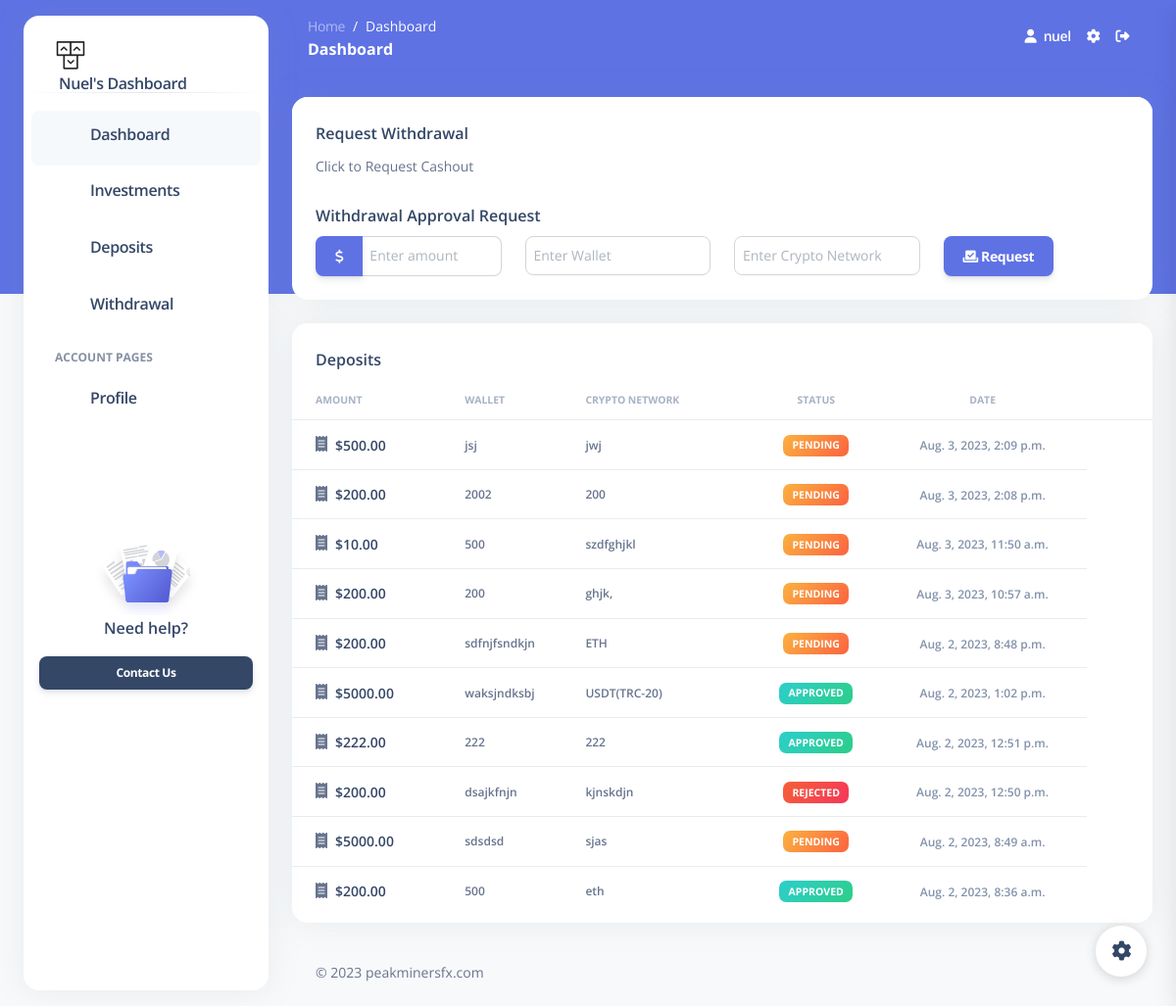
The page /dashboard/withdrawal (signed in) on the database its author committed.
### core/models.py (models this page shows, shortened)
class User(AbstractUser):
    balance = models.DecimalField(max_digits=12, decimal_places=2, default=0.00)
    country = CountryField()
    gender = models.CharField(max_length=10, choices=GENDER_CHOICES)
    groups = models.ManyToManyField(
        "auth.Group", related_name="custom_user_set", blank=True
    )
    user_permissions = models.ManyToManyField(
        "auth.Permission", related_name="custom_user_set", blank=True
    )
    class Meta:
        ordering = ["balance"]

class Withdrawal(models.Model):
    user = models.ForeignKey(User, on_delete=models.CASCADE)
    amount = models.DecimalField(max_digits=12, decimal_places=2)
    created_at = models.DateTimeField(auto_now_add=True)
    status = models.CharField(
        max_length=20, choices=STATUS_CHOICES, default=STATUS_CHOICES[0][1]
    )
    wallet = models.CharField(max_length=200)
    crypto_network = models.CharField(max_length=100)
    class Meta:
        ordering = ["-created_at"]

### dashboard/views.py (the view, shortened to what this page needs)
# urls.py: path("withdrawal", WithdrawalView.as_view(), name="withdrawal"),
class WithdrawalView(LoginRequiredMixin, FormView):
    template_name = "dashboard/withdrawal.html"
    form_class = WithdrawalForm
    success_url = reverse_lazy("withdrawal")
    def get_context_data(self, **kwargs: Any) -> Dict[str, Any]:
        context = super().get_context_data(**kwargs)
        context["withdrawals"] = Withdrawal.objects.filter(user=self.request.user)
        return context

### dashboard/forms.py
class WithdrawalForm(forms.ModelForm):
    amount = forms.CharField(
        max_length=100,
        widget=forms.TextInput(
            attrs={"placeholder": "Enter amount", "class": "form-control px-2"}
        ),
        label="Amount",  # Change the label to "Amount"
    )
    wallet = forms.CharField(
        max_length=100,
        widget=forms.TextInput(
            attrs={"placeholder": "Enter Wallet", "class": "form-control px-2"}
        ),
        label="Amount",  # Change the label to "Amount"
    )
    crypto_network = forms.CharField(
        max_length=100,
        widget=forms.TextInput(
            attrs={"placeholder": "Enter Crypto Network", "class": "form-control px-2"}
        ),
        label="Amount",  # Change the label to "Amount"
    )
    class Meta:
        model = Withdrawal
        fields = ["amount", "wallet", "crypto_network"]

### dashboard/templates/dashboard/withdrawal.html (shortened to what this page needs)
{%extends 'dashboard/base.html'%} {%load static%} {%block content%}
<div class="container-fluid py-4">
  <div class="row">
    <div class="col-12">
      <div class="card mb-4">
        <div class="card-header pb-0">
          <div class="mb-4">
            <h6>Request Withdrawal</h6>
            <small
              >Click to Request Cashout</small
            >
          </div>
        </div>
        <div class="card-body px-4 pt-0 pb-2">
          <h6>Withdrawal Approval Request</h6>
          <form method="post">
            <div class="row">
              <div class="col-md-3">
                <div class="input-group mb-3">
                  <button
                    class="btn btn-icon btn-3 btn-primary mb-0"
                    type="button"
                    id="button-addon1"
                  >
                    <i class="fa-solid fa-dollar-sign"></i>
                  </button>
                  {{ form.amount }}
                </div>
              </div>
              <div class="col-md-3">{{ form.wallet }}</div>
              <div class="col-md-3">{{ form.crypto_network }}</div>
              <div class="col-md-3">
                <button class="btn btn-icon btn-3 btn-primary" type="submit">
                  <span class="btn-inner--icon"
                    ><i class="fa fa-check-to-slot"></i
                  ></span>
                  <span class="btn-inner--text">Request</span>
                </button>
              </div>
            </div>
          </form>
        </div>
      </div>
    </div>
  </div>
  <div class="row">
    <div class="col-12">
      <div class="card mb-4">
        <div class="card-header pb-0">
          <h6>Deposits</h6>
        </div>
        <div class="card-body px-0 pt-0 pb-2">
          <div class="table-responsive p-0">
            <table class="table align-items-center mb-0">
              <thead>
                <tr>
                  <th
                    class="text-uppercase text-secondary text-xxs font-weight-bolder opacity-7"
                  >
                    Amount
                  </th>
                  <th
                    class="text-uppercase text-secondary text-xxs font-weight-bolder opacity-7 ps-2"
                  >
                  Wallet
                  </th>
                  <th
                    class="text-uppercase text-secondary text-xxs font-weight-bolder opacity-7 ps-2"
                  >
                  Crypto Network
                  </th>
                  <th
                    class="text-center text-uppercase text-secondary text-xxs font-weight-bolder opacity-7"
                  >
                    Status
                  </th>
                  <th
                    class="text-center text-uppercase text-secondary text-xxs font-weight-bolder opacity-7"
                  >
                    Date
                  </th>
                  <th class="text-secondary opacity-7"></th>
                </tr>
              </thead>
              <tbody>
                {%for w in withdrawals%}
                <tr>
                  <td>
                    <div class="d-flex px-2 py-1">
                      <div class="px-2">
                        <i class="fa-solid fa-receipt"></i>
                      </div>
                      <div class="d-flex flex-column justify-content-center">
                        <h6 class="mb-0 text-sm">${{w.amount}}</h6>
                      </div>
                    </div>
                  </td>
                  <td>
                    <p class="text-xs font-weight-bold mb-0">
                      {{w.wallet}}
                    </p>
                  </td>
                  <td>
                    <p class="text-xs font-weight-bold mb-0">
                      {{w.crypto_network}}
                    </p>
                  </td>
                  <td class="align-middle text-center text-sm">
                    <span class="badge badge-sm  {%if w.status == "Pending"%}bg-gradient-warning{%elif w.status == "Rejected"%}bg-gradient-danger{%else%}bg-gradient-success{%endif%}"
                      >{{w.status}}</span
                    >
                  </td>
                  <td class="align-middle text-center">
                    <span class="text-secondary text-xs font-weight-bold"
                      >{{w.created_at}}</span
                    >
                  </td>
                </tr>
                {%endfor%}
              </tbody>
            </table>
          </div>
        </div>
      </div>
    </div>
  </div>
  {%endblock%}

### dashboard/templates/dashboard/base.html (shortened to what this page needs)
{%load static%}
<!DOCTYPE html>
<html lang="en">
<head>
  <link href="{%static 'css/nucleo-icons.css'%}" rel="stylesheet" />
  <link href="{%static 'css/nucleo-svg.css'%}" rel="stylesheet" />
  <link id="pagestyle" href="{%static 'css/argon-dashboard.css'%}" rel="stylesheet" />
</head>
<body class="g-sidenav-show   bg-gray-100">
  <aside class="sidenav bg-white navbar navbar-vertical navbar-expand-xs border-0 border-radius-xl my-3 fixed-start ms-4 " id="sidenav-main">
    <div class="sidenav-header">
      <a class="navbar-brand m-0" href="{%url 'index'%}">
        <img src="{%static 'img/logo-ct-dark.png'%}" class="navbar-brand-img h-100" alt="main_logo">
        <p class="ms-1 font-weight-bold">{{user.username | title}}'s Dashboard</p>
      </a>
    </div>
    <hr class="horizontal dark mt-0">
    <div class="collapse navbar-collapse  w-auto" id="sidenav-collapse-main">
      <ul class="navbar-nav">
        <li class="nav-item">
          <a class="nav-link active" href="{%url 'index'%}">
            <div class="icon icon-shape icon-sm border-radius-md text-center me-2 d-flex align-items-center justify-content-center">
            </div>
            <h6 class="nav-link-text ms-1">Dashboard</h6>
          </a>
        </li>
        <li class="nav-item">
          <a class="nav-link" href="{%url 'investments'%}">
            <div class="icon icon-shape icon-sm border-radius-md text-center me-2 d-flex align-items-center justify-content-center">
            </div>
            <h6 class="nav-link-text ms-1">Investments</h6>
          </a>
        </li>
        <li class="nav-item">
          <a class="nav-link " href="{% url 'deposits' %}">
            <div class="icon icon-shape icon-sm border-radius-md text-center me-2 d-flex align-items-center justify-content-center">
            </div>
            <h6 class="nav-link-text ms-1">Deposits</h6>
          </a>
        </li>
        <li class="nav-item">
          <a class="nav-link" href="{% url 'withdrawal' %}">
            <div class="icon icon-shape icon-sm border-radius-md text-center me-2 d-flex align-items-center justify-content-center">
            </div>
            <h6 class="nav-link-text ms-1">Withdrawal</h6>
          </a>
        </li>
        <li class="nav-item mt-3">
          <h6 class="ps-4 ms-2 text-uppercase text-xs font-weight-bolder opacity-6">Account pages</h6>
        </li>
        <li class="nav-item">
          <a class="nav-link " href="{% url 'profile' %}">
            <div class="icon icon-shape icon-sm border-radius-md text-center me-2 d-flex align-items-center justify-content-center">
            </div>
            <h6 class="nav-link-text ms-1">Profile</h6>
          </a>
        </li>
      </ul>
    </div>
    <div class="sidenav-footer mx-3 ">
      <div class="card card-plain shadow-none" id="sidenavCard">
        <img class="w-50 mx-auto" src="{%static 'img/illustrations/icon-documentation.svg'%}" alt="sidebar_illustration">
        <div class="card-body text-center p-3 w-100 pt-0">
          <div class="docs-info">
            <h6 class="mb-0">Need help?</h6>
          </div>
        </div>
      </div>
      <a href="{%url 'contact'%}" target="_blank" class="btn btn-dark btn-sm w-100 mb-3">Contact Us</a>
    </div>
  </aside>
  <main class="main-content position-relative border-radius-lg ">
    <nav class="navbar navbar-main navbar-expand-lg px-0 mx-4 shadow-none border-radius-xl " id="navbarBlur" data-scroll="false">
      <div class="container-fluid py-1 px-3">
        <nav aria-label="breadcrumb">
          <ol class="breadcrumb bg-transparent mb-0 pb-0 pt-1 px-0 me-sm-6 me-5">
            <li class="breadcrumb-item text-sm"><a class="opacity-5 text-white" href="{%url 'home'%}">Home</a></li>
            <li class="breadcrumb-item text-sm text-white active" aria-current="page">Dashboard</li>
          </ol>
          <h6 class="font-weight-bolder text-white mb-0">Dashboard</h6>
        </nav>
        <div class="collapse navbar-collapse mt-sm-0 mt-2 me-md-0 me-sm-4" id="navbar">
          <ul class="navbar-nav  justify-content-end">
            <li class="nav-item d-flex align-items-center">
              <a href="javascript:;" class="nav-link text-white font-weight-bold px-0">
                <i class="fa fa-user me-sm-1"></i>
                <span class="d-sm-inline d-none">{{user.username}}</span>
              </a>
            </li>
            <li class="nav-item px-3 d-flex align-items-center">
              <a href="javascript:;" class="nav-link text-white p-0">
                <i class="fa fa-cog fixed-plugin-button-nav cursor-pointer"></i>
              </a>
            </li>
            <li class="nav-item dropdown pe-2 d-flex align-items-center">
              <a href="{%url 'logout'%}" class="nav-link text-white p-0" id="dropdownMenuButton" data-bs-toggle="dropdown" aria-expanded="false">
                <i class="fa-solid fa-right-from-bracket" ></i>
              </a>
            </li>
          </ul>
        </div>
      </div>
    </nav>
    {%block content%}
    {%endblock%}
    <footer class="footer pt-3  ">
        <div class="container-fluid">
          <div class="row align-items-center justify-content-lg-between">
            <div class="col-lg-6 mb-lg-0 mb-4">
              <div class="copyright text-center text-sm text-muted text-lg-start">
                ©  peakminersfx.com
              </div>
            </div>
          </div>
        </div>
      </footer>
    </div>
  </main>
  <div class="fixed-plugin">
    <a class="fixed-plugin-button text-dark position-fixed px-3 py-2">
      <i class="fa fa-cog py-2"> </i>
    </a>
  </div>
</body>
</html>

### dashboard/static/css/nucleo-svg.css (style rules this page uses)
.icon { display: inline-block; color: #111111; height: 1em; width: 1em; }
.icon-sm { height: 0.8em; width: 0.8em; }
.icon { fill: currentColor; stroke: none; }

### rows shown on the page
User: username "Nuel", username "nuel"
Withdrawal: amount "500.00", wallet "jsj", crypto_network "jwj", status "PENDING", created_at "Aug. 3, 2023, 2:09 p.m."
Withdrawal: amount "200.00", wallet "2002", crypto_network "200", status "PENDING", created_at "Aug. 3, 2023, 2:08 p.m."
Withdrawal: amount "10.00", wallet "500", crypto_network "szdfghjkl", status "PENDING", created_at "Aug. 3, 2023, 11:50 a.m."
Withdrawal: amount "200.00", wallet "200", crypto_network "ghjk,", status "PENDING", created_at "Aug. 3, 2023, 10:57 a.m."
Withdrawal: amount "200.00", wallet "sdfnjfsndkjn", crypto_network "ETH", status "PENDING", created_at "Aug. 2, 2023, 8:48 p.m."
Withdrawal: amount "5000.00", wallet "waksjndksbj", crypto_network "USDT(TRC-20)", status "APPROVED", created_at "Aug. 2, 2023, 1:02 p.m."
Withdrawal: amount "222.00", wallet "222", crypto_network "222", status "APPROVED", created_at "Aug. 2, 2023, 12:51 p.m."
Withdrawal: amount "200.00", wallet "dsajkfnjn", crypto_network "kjnskdjn", status "REJECTED", created_at "Aug. 2, 2023, 12:50 p.m."
Withdrawal: amount "5000.00", wallet "sdsdsd", crypto_network "sjas", status "PENDING", created_at "Aug. 2, 2023, 8:49 a.m."
Withdrawal: amount "200.00", wallet "500", crypto_network "eth", status "APPROVED", created_at "Aug. 2, 2023, 8:36 a.m."
